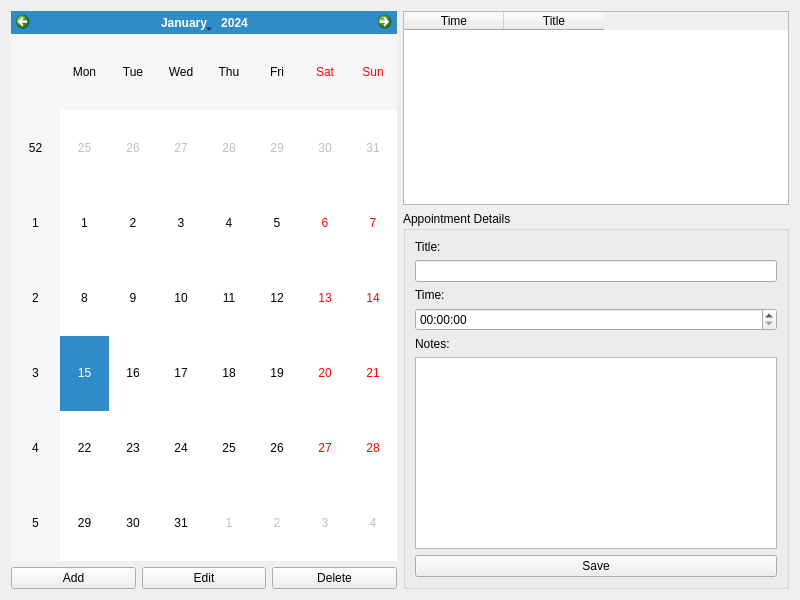
<?xml version="1.0" encoding="UTF-8"?>
<ui version="4.0">
 <class>AppointmentBook</class>
 <widget class="QWidget" name="AppointmentBook">
  <property name="geometry">
   <rect>
    <x>0</x>
    <y>0</y>
    <width>800</width>
    <height>600</height>
   </rect>
  </property>
  <property name="windowTitle">
   <string>Appointment Book</string>
  </property>
  <layout class="QHBoxLayout" name="mainLayout">
   <item>
    <layout class="QVBoxLayout" name="leftPanel">
     <item>
      <widget class="QCalendarWidget" name="calendarWidget"/>
     </item>
     <item>
      <layout class="QHBoxLayout" name="buttonLayout">
       <item>
        <widget class="QPushButton" name="addButton">
         <property name="text">
          <string>Add</string>
         </property>
        </widget>
       </item>
       <item>
        <widget class="QPushButton" name="editButton">
         <property name="text">
          <string>Edit</string>
         </property>
        </widget>
       </item>
       <item>
        <widget class="QPushButton" name="deleteButton">
         <property name="text">
          <string>Delete</string>
         </property>
        </widget>
       </item>
      </layout>
     </item>
    </layout>
   </item>
   <item>
    <layout class="QVBoxLayout" name="rightPanel">
     <item>
      <widget class="QTableWidget" name="appointmentTable">
       <column>
        <property name="text">
         <string>Time</string>
        </property>
       </column>
       <column>
        <property name="text">
         <string>Title</string>
        </property>
       </column>
      </widget>
     </item>
     <item>
      <widget class="QGroupBox" name="formGroupBox">
       <property name="title">
        <string>Appointment Details</string>
       </property>
       <layout class="QVBoxLayout" name="formLayout">
        <item>
         <widget class="QLabel" name="titleLabel">
          <property name="text">
           <string>Title:</string>
          </property>
         </widget>
        </item>
        <item>
         <widget class="QLineEdit" name="titleInput"/>
        </item>
        <item>
         <widget class="QLabel" name="timeLabel">
          <property name="text">
           <string>Time:</string>
          </property>
         </widget>
        </item>
        <item>
         <widget class="QTimeEdit" name="timeInput"/>
        </item>
        <item>
         <widget class="QLabel" name="notesLabel">
          <property name="text">
           <string>Notes:</string>
          </property>
         </widget>
        </item>
        <item>
         <widget class="QTextEdit" name="notesInput"/>
        </item>
        <item>
         <widget class="QPushButton" name="saveButton">
          <property name="text">
           <string>Save</string>
          </property>
         </widget>
        </item>
       </layout>
      </widget>
     </item>
    </layout>
   </item>
  </layout>
 </widget>
 <resources/>
 <connections/>
</ui>
